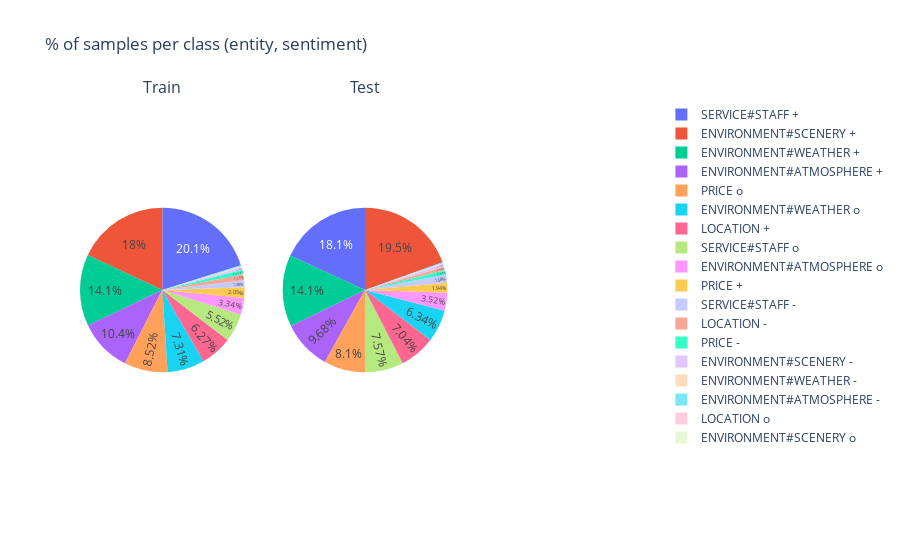

The cell this chart's notebook holds for it:
### Code cell
# phaseML = (ytrain_ml, ydev_ml, ytest_ml)
phaseML = (ytrain_ml, ytest_ml)

fig = make_subplots(cols=3, subplot_titles=names,
                    specs=[[{'type': 'pie'}] * 3])

for i, (df, name) in enumerate(zip(phaseML, names), 1):
    fig.add_trace(get_pie(df, name), row=1, col=i)

fig.update_layout(title='% of samples per class (entity, sentiment)')

### Figure 1 — Plotly figure (JSON) as saved in the notebook; plotly's stock layout.template omitted (floating-point values rounded to 4 significant figures)
{"data": [{"domain": {"x": [0, 0.2889], "y": [0, 1]}, "labels": ["LOCATION -", "LOCATION o", "LOCATION +", "PRICE -", "PRICE o", "PRICE +", "SERVICE#STAFF -", "SERVICE#STAFF o", "SERVICE#STAFF +", "ENVIRONMENT#SCENERY -", "ENVIRONMENT#SCENERY o", "ENVIRONMENT#SCENERY +", "ENVIRONMENT#WEATHER -", "ENVIRONMENT#WEATHER o", "ENVIRONMENT#WEATHER +", "ENVIRONMENT#ATMOSPHERE -", "ENVIRONMENT#ATMOSPHERE o", "ENVIRONMENT#ATMOSPHERE +"], "name": "Train", "textposition": "inside", "type": "pie", "values": [28, 0, 150, 21, 204, 49, 33, 132, 482, 12, 0, 431, 5, 175, 337, 5, 80, 249]}, {"domain": {"x": [0.3556, 0.6444], "y": [0, 1]}, "labels": ["LOCATION -", "LOCATION o", "LOCATION +", "PRICE -", "PRICE o", "PRICE +", "SERVICE#STAFF -", "SERVICE#STAFF o", "SERVICE#STAFF +", "ENVIRONMENT#SCENERY -", "ENVIRONMENT#SCENERY o", "ENVIRONMENT#SCENERY +", "ENVIRONMENT#WEATHER -", "ENVIRONMENT#WEATHER o", "ENVIRONMENT#WEATHER +", "ENVIRONMENT#ATMOSPHERE -", "ENVIRONMENT#ATMOSPHERE o", "ENVIRONMENT#ATMOSPHERE +"], "name": "Test", "textposition": "inside", "type": "pie", "values": [4, 0, 40, 5, 46, 11, 9, 43, 103, 3, 0, 111, 1, 36, 80, 1, 20, 55]}], "layout": {"annotations": [{"font": {"size": 16}, "showarrow": false, "text": "Train", "x": 0.1444, "xanchor": "center", "xref": "paper", "y": 1, "yanchor": "bottom", "yref": "paper"}, {"font": {"size": 16}, "showarrow": false, "text": "Test", "x": 0.5, "xanchor": "center", "xref": "paper", "y": 1, "yanchor": "bottom", "yref": "paper"}], "title": {"text": "% of samples per class (entity, sentiment)"}}}
